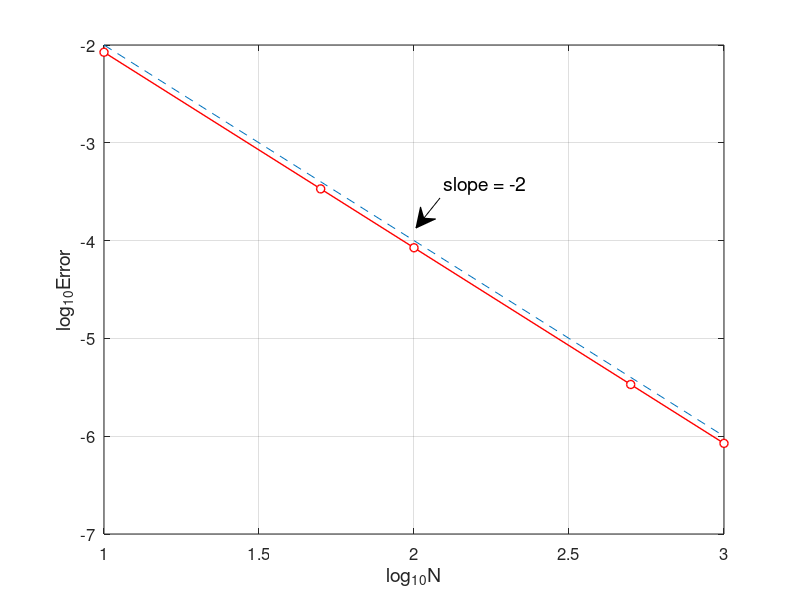

MATLAB code for this plot:
% fdm1d1_error.m
% finite difference method for 1D problem
% -u''+u'=pi^2*sin(pi*x)+pi*cos(pi*x)  in [0,1]
% u(0)=0, u(1)=0 ;
% exact solution : u=sin(pi*x)
clear all; close all;
Nvec=[10 50 100 500 1000];    % Number of partitions
Error=[];
for k=1:length(Nvec)
    N=Nvec(k);
    h=1/N;
    x=0:h:1;
    N=length(x)-1;
    A=diag((2/h^2)*ones(N-1,1))...
        +diag((1/(2*h)-1/h^2)*ones(N-2,1),1)...
        +diag((-1/(2*h)-1/h^2)*ones(N-2,1),-1);
    b=pi^2*sin(pi*x(2:N))+pi*cos(pi*x(2:N));
    un=A\b';
    un=[0;un;0];
    ue=sin(pi*x');
    error=max(abs(un-ue));
    Error=[Error,error];
end
plot(log10(Nvec),log10(Error),'ro-','MarkerFaceColor','w','LineWidth',1)
hold on
plot(log10(Nvec),log10(Nvec.^(-2)),'--')
grid on
%title('Convergence of Finite Difference Method','fontsize',12)
set(gca,'fontsize',12)
xlabel('log_{10}N','fontsize',14), ylabel('log_{10}Error','fontsize',14),

% add annotation of slope
ax = [0.55 0.52];
ay = [0.67 0.62];
annotation('textarrow',ax,ay,'String','slope = -2','fontsize',14)

% computing convergence order
for i=1:length(Nvec)-1
    order(i)=-log(Error(i)/Error(i+1))/(log(Nvec(i)/Nvec(i+1)));
end
Error   
order

% print -dpng -r600 fdm1d1_error.png
% print -depsc2 fdm1d1_error.eps
